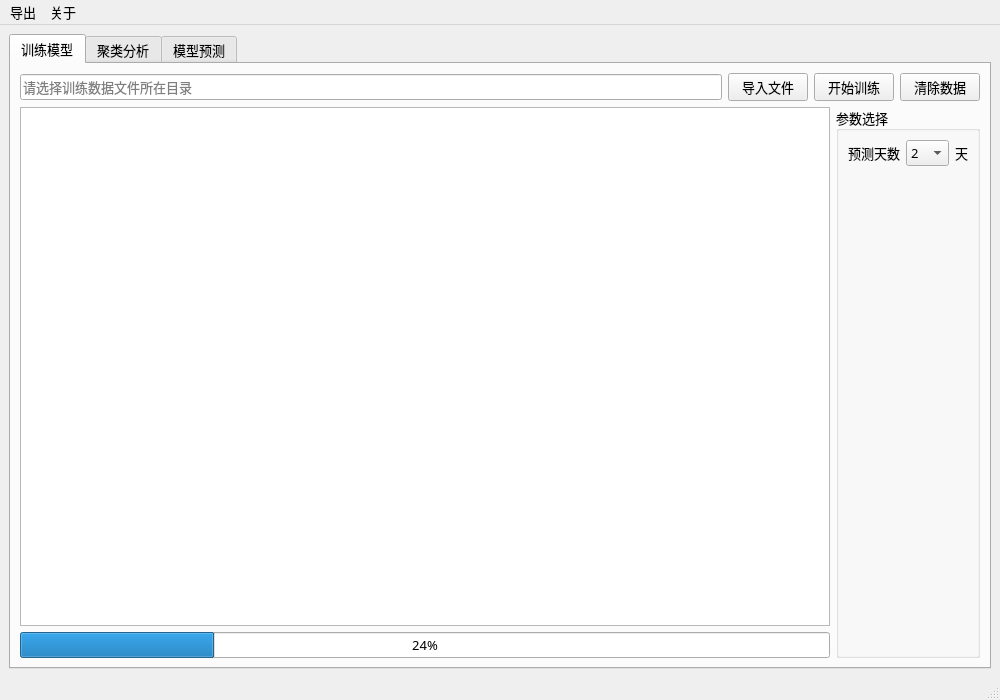
<?xml version="1.0" encoding="UTF-8"?>
<ui version="4.0">
 <class>MainWindow</class>
 <widget class="QMainWindow" name="MainWindow">
  <property name="geometry">
   <rect>
    <x>0</x>
    <y>0</y>
    <width>1000</width>
    <height>700</height>
   </rect>
  </property>
  <property name="minimumSize">
   <size>
    <width>1000</width>
    <height>700</height>
   </size>
  </property>
  <property name="font">
   <font>
    <family>Adobe Devanagari</family>
   </font>
  </property>
  <property name="windowTitle">
   <string>天然气产气量预测系统</string>
  </property>
  <widget class="QWidget" name="centralwidget">
   <layout class="QVBoxLayout" name="verticalLayout_2">
    <item>
     <widget class="QTabWidget" name="tabWidget">
      <property name="font">
       <font>
        <family>宋体</family>
        <pointsize>10</pointsize>
       </font>
      </property>
      <property name="styleSheet">
       <string notr="true"/>
      </property>
      <property name="currentIndex">
       <number>0</number>
      </property>
      <widget class="QWidget" name="import_data">
       <attribute name="title">
        <string>训练模型</string>
       </attribute>
       <layout class="QHBoxLayout" name="horizontalLayout_7">
        <item>
         <layout class="QVBoxLayout" name="verticalLayout_9">
          <item>
           <layout class="QHBoxLayout" name="horizontalLayout_5">
            <item>
             <widget class="QLineEdit" name="text_train_path">
              <property name="font">
               <font>
                <family>宋体</family>
                <pointsize>10</pointsize>
               </font>
              </property>
              <property name="placeholderText">
               <string>请选择训练数据文件所在目录</string>
              </property>
             </widget>
            </item>
            <item>
             <widget class="QPushButton" name="btn_import_train">
              <property name="font">
               <font>
                <family>宋体</family>
                <pointsize>10</pointsize>
               </font>
              </property>
              <property name="text">
               <string>导入文件</string>
              </property>
             </widget>
            </item>
            <item>
             <widget class="QPushButton" name="btn_start_train">
              <property name="font">
               <font>
                <family>宋体</family>
                <pointsize>10</pointsize>
               </font>
              </property>
              <property name="text">
               <string>开始训练</string>
              </property>
             </widget>
            </item>
            <item>
             <widget class="QPushButton" name="btn_clear_data">
              <property name="text">
               <string>清除数据</string>
              </property>
             </widget>
            </item>
           </layout>
          </item>
          <item>
           <layout class="QHBoxLayout" name="horizontalLayout_6">
            <item>
             <layout class="QVBoxLayout" name="verticalLayout_6">
              <item>
               <widget class="QTextBrowser" name="textBrowser"/>
              </item>
              <item>
               <widget class="QProgressBar" name="progressBar">
                <property name="value">
                 <number>24</number>
                </property>
               </widget>
              </item>
             </layout>
            </item>
            <item>
             <widget class="QGroupBox" name="groupBox">
              <property name="title">
               <string>参数选择</string>
              </property>
              <layout class="QVBoxLayout" name="verticalLayout_8">
               <item>
                <layout class="QVBoxLayout" name="verticalLayout">
                 <item>
                  <layout class="QHBoxLayout" name="horizontalLayout" stretch="0,0,0">
                   <item>
                    <widget class="QLabel" name="label">
                     <property name="text">
                      <string>预测天数</string>
                     </property>
                    </widget>
                   </item>
                   <item>
                    <widget class="QComboBox" name="comboBox">
                     <item>
                      <property name="text">
                       <string>2</string>
                      </property>
                     </item>
                     <item>
                      <property name="text">
                       <string>4</string>
                      </property>
                     </item>
                     <item>
                      <property name="text">
                       <string>6</string>
                      </property>
                     </item>
                     <item>
                      <property name="text">
                       <string>12</string>
                      </property>
                     </item>
                     <item>
                      <property name="text">
                       <string>19</string>
                      </property>
                     </item>
                    </widget>
                   </item>
                   <item>
                    <widget class="QLabel" name="label_2">
                     <property name="text">
                      <string>天</string>
                     </property>
                    </widget>
                   </item>
                  </layout>
                 </item>
                 <item>
                  <spacer name="verticalSpacer_2">
                   <property name="orientation">
                    <enum>Qt::Vertical</enum>
                   </property>
                   <property name="sizeHint" stdset="0">
                    <size>
                     <width>20</width>
                     <height>40</height>
                    </size>
                   </property>
                  </spacer>
                 </item>
                </layout>
               </item>
              </layout>
             </widget>
            </item>
           </layout>
          </item>
         </layout>
        </item>
       </layout>
      </widget>
      <widget class="QWidget" name="ap_analyse">
       <attribute name="title">
        <string>聚类分析</string>
       </attribute>
       <layout class="QVBoxLayout" name="verticalLayout_3">
        <item>
         <layout class="QHBoxLayout" name="horizontalLayout_3" stretch="1,5">
          <item>
           <widget class="QListWidget" name="leftlist">
            <property name="sizePolicy">
             <sizepolicy hsizetype="Expanding" vsizetype="Expanding">
              <horstretch>0</horstretch>
              <verstretch>0</verstretch>
             </sizepolicy>
            </property>
           </widget>
          </item>
          <item>
           <widget class="QStackedWidget" name="stack">
            <property name="currentIndex">
             <number>-1</number>
            </property>
           </widget>
          </item>
         </layout>
        </item>
       </layout>
      </widget>
      <widget class="QWidget" name="model_prediction">
       <attribute name="title">
        <string>模型预测</string>
       </attribute>
       <layout class="QVBoxLayout" name="verticalLayout_7">
        <item>
         <layout class="QVBoxLayout" name="verticalLayout_4" stretch="0">
          <item>
           <layout class="QHBoxLayout" name="horizontalLayout_4" stretch="0,0,0,0">
            <item>
             <widget class="QLineEdit" name="text_predict_path">
              <property name="font">
               <font>
                <family>宋体</family>
                <pointsize>10</pointsize>
               </font>
              </property>
              <property name="placeholderText">
               <string>请选择预测数据文件所在目录</string>
              </property>
             </widget>
            </item>
            <item>
             <widget class="QPushButton" name="btn_import_predata">
              <property name="font">
               <font>
                <family>宋体</family>
                <pointsize>10</pointsize>
               </font>
              </property>
              <property name="text">
               <string>导入文件</string>
              </property>
             </widget>
            </item>
            <item>
             <widget class="QPushButton" name="btn_start_predict">
              <property name="font">
               <font>
                <family>宋体</family>
                <pointsize>10</pointsize>
               </font>
              </property>
              <property name="text">
               <string>开始预测</string>
              </property>
             </widget>
            </item>
            <item>
             <widget class="QPushButton" name="btn_clear_predata">
              <property name="text">
               <string>清除数据</string>
              </property>
             </widget>
            </item>
           </layout>
          </item>
         </layout>
        </item>
        <item>
         <layout class="QVBoxLayout" name="verticalLayout_5" stretch="0,0">
          <item>
           <layout class="QHBoxLayout" name="horizontalLayout_2" stretch="1,5">
            <item>
             <widget class="QListWidget" name="listWidget"/>
            </item>
            <item>
             <widget class="QStackedWidget" name="stackedWidget">
              <property name="currentIndex">
               <number>1</number>
              </property>
              <widget class="QWidget" name="page"/>
              <widget class="QWidget" name="page_2"/>
             </widget>
            </item>
           </layout>
          </item>
          <item>
           <widget class="QProgressBar" name="progressBar_2">
            <property name="value">
             <number>24</number>
            </property>
           </widget>
          </item>
         </layout>
        </item>
       </layout>
      </widget>
     </widget>
    </item>
   </layout>
  </widget>
  <widget class="QMenuBar" name="menubar">
   <property name="geometry">
    <rect>
     <x>0</x>
     <y>0</y>
     <width>1000</width>
     <height>23</height>
    </rect>
   </property>
   <property name="font">
    <font>
     <family>宋体</family>
     <pointsize>10</pointsize>
    </font>
   </property>
   <widget class="QMenu" name="menu">
    <property name="title">
     <string>导出</string>
    </property>
    <widget class="QMenu" name="menu_2">
     <property name="title">
      <string>图片</string>
     </property>
     <addaction name="action_export_scatter"/>
     <addaction name="action_export_line"/>
     <addaction name="action_export_predict_png"/>
    </widget>
    <addaction name="menu_2"/>
    <addaction name="action_export_predict_data"/>
   </widget>
   <widget class="QMenu" name="menu_3">
    <property name="title">
     <string>关于</string>
    </property>
    <addaction name="action_version"/>
    <addaction name="action_exit"/>
   </widget>
   <addaction name="menu"/>
   <addaction name="menu_3"/>
  </widget>
  <widget class="QStatusBar" name="statusbar"/>
  <action name="action123">
   <property name="text">
    <string>123</string>
   </property>
  </action>
  <action name="actionshiyongshuoming">
   <property name="text">
    <string>使用说明</string>
   </property>
  </action>
  <action name="action_export_scatter">
   <property name="text">
    <string>聚类散点图</string>
   </property>
  </action>
  <action name="action_export_line">
   <property name="text">
    <string>聚类折线图</string>
   </property>
  </action>
  <action name="action_export_predict_png">
   <property name="text">
    <string>预测折线图</string>
   </property>
  </action>
  <action name="action_export_predict_data">
   <property name="text">
    <string>预测数据</string>
   </property>
  </action>
  <action name="action_version">
   <property name="text">
    <string>版本号</string>
   </property>
  </action>
  <action name="action_exit">
   <property name="text">
    <string>退出</string>
   </property>
  </action>
 </widget>
 <resources/>
 <connections/>
</ui>
